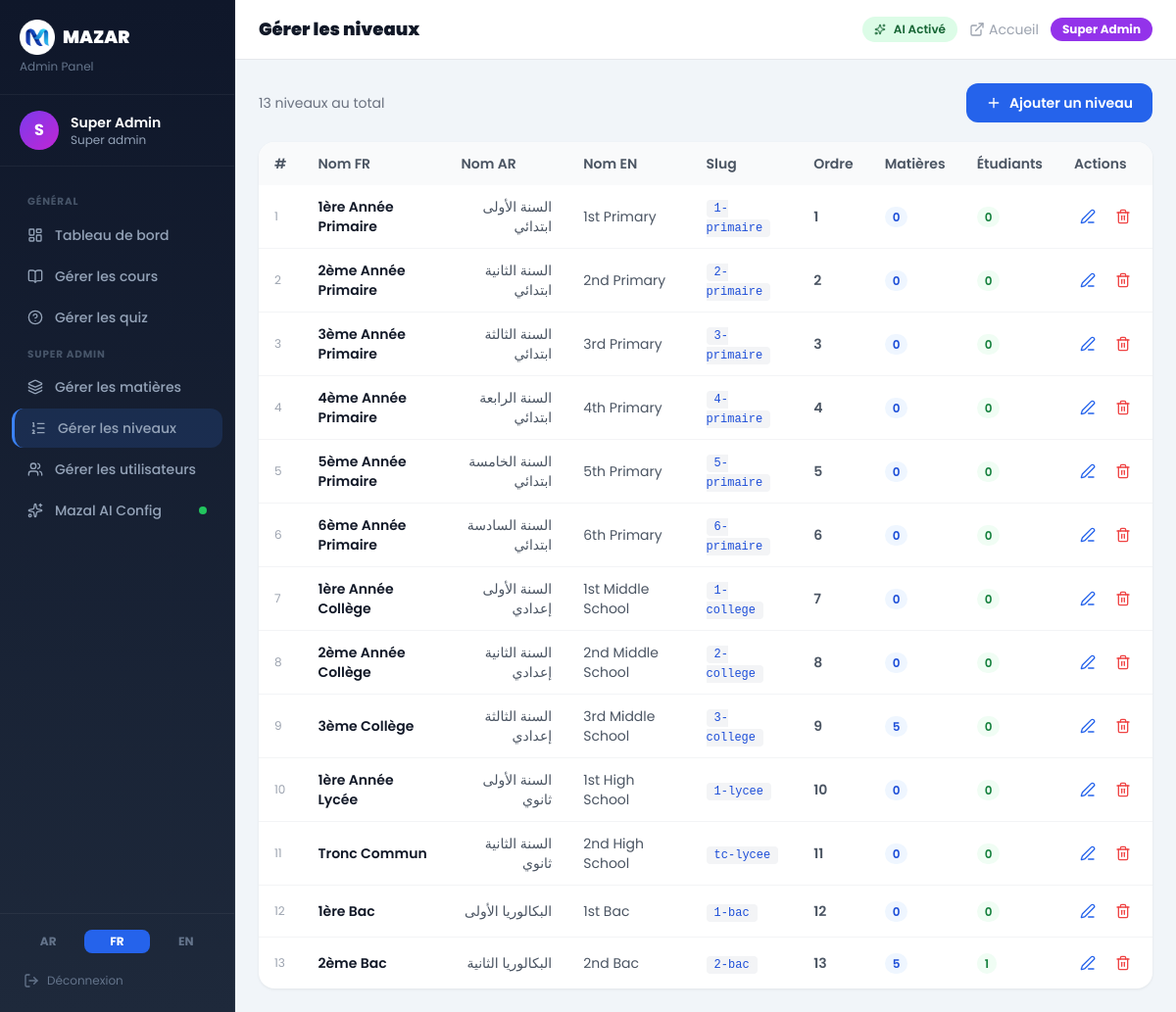
/admin/manage_levels.php (signed in), run on the app's committed database.
### tables this page shows
CREATE TABLE `ai_config` (
  `id`            INT UNSIGNED      NOT NULL DEFAULT 1,
  `provider`      VARCHAR(50)       NOT NULL DEFAULT 'groq',
  `model`         VARCHAR(100)      NOT NULL DEFAULT 'llama-3.3-70b-versatile',
  `api_key`       TEXT              DEFAULT NULL,
  `custom_url`    VARCHAR(500)      DEFAULT NULL,
  `system_prompt` TEXT              DEFAULT NULL,
  `enabled`       TINYINT(1)        NOT NULL DEFAULT 1,
  `temperature`   DECIMAL(3,2)      NOT NULL DEFAULT 0.70,
  `max_tokens`    INT UNSIGNED      NOT NULL DEFAULT 1000,
  `updated_at`    DATETIME          NOT NULL DEFAULT CURRENT_TIMESTAMP ON UPDATE CURRENT_TIMESTAMP,
  `updated_by`    INT UNSIGNED      DEFAULT NULL,
  PRIMARY KEY (`id`),
  CONSTRAINT `chk_ai_config_id` CHECK (`id` = 1)
);

CREATE TABLE `levels` (
  `id`        INT UNSIGNED NOT NULL AUTO_INCREMENT,
  `name_ar`   VARCHAR(100) NOT NULL,
  `name_fr`   VARCHAR(100) NOT NULL,
  `name_en`   VARCHAR(100) NOT NULL,
  `slug`      VARCHAR(60)  NOT NULL,
  `order_num` TINYINT      NOT NULL DEFAULT 0,
  PRIMARY KEY (`id`),
  UNIQUE KEY `slug` (`slug`)
);

### includes/functions.php (called while the page is built, shortened)
<?php
function getCurrentLang(): string {
    return $_SESSION[SESS_LANG] ?? DEFAULT_LANG;
}
function getDirection(): string {
    return getCurrentLang() === 'ar' ? 'rtl' : 'ltr';
}
function loadTranslations(): array {
    static $trans = null;
    if ($trans === null) {
        $lang = getCurrentLang();
        $file = dirname(__DIR__) . '/lang/' . $lang . '.php';
        $trans = include $file;
    }
    return $trans;
}
function t(string $key, array $replace = []): string {
    $translations = loadTranslations();
    $text = $translations[$key] ?? $key;
    return $text;
}
function clean(string $str): string {
    return htmlspecialchars(trim($str), ENT_QUOTES | ENT_HTML5, 'UTF-8');
}
function getAIConfig(): array {
    static $config = null;
    if ($config === null) {
        $db = getDB();
        try {
            $stmt = $db->query("SELECT * FROM ai_config WHERE id = 1 LIMIT 1");
            $config = $stmt->fetch();
        } catch (Exception $e) {
            $config = [
                'provider' => AI_DEFAULT_PROVIDER,
                'model' => AI_DEFAULT_MODEL,
                'api_key' => '',
                'system_prompt' => 'You are MAZAR AI, an educational assistant for Moroccan students.',
                'enabled' => 1,
                'temperature' => 0.7,
                'max_tokens' => 1000
            ];
        }
    }
    return $config;
}

### includes/permissions.php (called while the page is built, shortened)
<?php
function isSuperAdmin(): bool {
    return ($_SESSION[SESS_ROLE] ?? '') === 'super_admin';
}

### admin/manage_levels.php (the view, shortened to what this page needs)
<?php
require_once dirname(__DIR__) . '/includes/functions.php';
require_once dirname(__DIR__) . '/includes/permissions.php';
$db        = getDB();
$pageTitle = 'Gérer les niveaux';
$levels = $db->query(
    "SELECT l.*,
            (SELECT COUNT(*) FROM subjects s WHERE s.level_id=l.id) AS subject_count,
            (SELECT COUNT(*) FROM users u WHERE u.grade_level_id=l.id) AS student_count
     FROM levels l ORDER BY l.order_num ASC"
)->fetchAll();
require dirname(__DIR__) . '/admin/_layout.php';
?>
<div class="flex justify-between items-center mb-5">
  <p class="text-gray-500 text-sm"><?= count($levels) ?> niveaux au total</p>
  <button onclick="openAddModal()"
          class="flex items-center gap-2 bg-blue-600 hover:bg-blue-700 text-white font-semibold px-5 py-2.5 rounded-xl transition text-sm">
    <i data-lucide="plus" class="w-4 h-4"></i>
    Ajouter un niveau
  </button>
</div>
<div class="admin-card overflow-hidden">
  <div class="overflow-x-auto">
    <table class="dt-table w-full text-sm">
      <thead>
        <tr class="bg-gray-50 text-gray-600 text-left">
          <th class="px-4 py-3 font-semibold">#</th>
          <th class="px-4 py-3 font-semibold">Nom FR</th>
          <th class="px-4 py-3 font-semibold">Nom AR</th>
          <th class="px-4 py-3 font-semibold">Nom EN</th>
          <th class="px-4 py-3 font-semibold">Slug</th>
          <th class="px-4 py-3 font-semibold">Ordre</th>
          <th class="px-4 py-3 font-semibold">Matières</th>
          <th class="px-4 py-3 font-semibold">Étudiants</th>
          <th class="px-4 py-3 font-semibold">Actions</th>
        </tr>
      </thead>
      <tbody class="divide-y divide-gray-100">
        <?php foreach($levels as $level): ?>
        <tr class="hover:bg-gray-50 transition">
          <td class="px-4 py-3 text-gray-400 text-xs"><?= $level['id'] ?></td>
          <td class="px-4 py-3 font-semibold text-gray-900"><?= htmlspecialchars($level['name_fr']) ?></td>
          <td class="px-4 py-3 text-gray-600" dir="rtl"><?= htmlspecialchars($level['name_ar']) ?></td>
          <td class="px-4 py-3 text-gray-600"><?= htmlspecialchars($level['name_en']) ?></td>
          <td class="px-4 py-3"><code class="bg-gray-100 px-2 py-0.5 rounded text-xs text-blue-700"><?= htmlspecialchars($level['slug']) ?></code></td>
          <td class="px-4 py-3 text-gray-600 font-semibold"><?= $level['order_num'] ?></td>
          <td class="px-4 py-3"><span class="bg-blue-50 text-blue-700 text-xs font-semibold px-2 py-0.5 rounded-full"><?= $level['subject_count'] ?></span></td>
          <td class="px-4 py-3"><span class="bg-green-50 text-green-700 text-xs font-semibold px-2 py-0.5 rounded-full"><?= $level['student_count'] ?></span></td>
          <td class="px-4 py-3">
            <div class="flex gap-2">
              <button onclick='openEditModal(<?= json_encode($level) ?>)'
                      class="text-blue-600 hover:bg-blue-50 p-1.5 rounded-lg transition">
                <i data-lucide="edit-3" class="w-4 h-4"></i>
              </button>
              <form method="POST" onsubmit="return confirm('Supprimer ce niveau ? Toutes ses matières et cours seront supprimés.')">
                <button type="submit" class="text-red-500 hover:bg-red-50 p-1.5 rounded-lg transition">
                  <i data-lucide="trash-2" class="w-4 h-4"></i>
                </button>
              </form>
            </div>
          </td>
        </tr>
        <?php endforeach; ?>
      </tbody>
    </table>
  </div>
</div>
<?php require dirname(__DIR__) . '/admin/_layout_end.php'; ?>

### admin/_layout.php (shortened to what this page needs)
<?php
$lang = getCurrentLang();
$dir  = getDirection();
if (defined('SESS_UNAME') && isset($_SESSION[SESS_UNAME])) {
    $adminName = $_SESSION[SESS_UNAME];
} elseif (defined('SESS_USERNAME') && isset($_SESSION[SESS_USERNAME])) {
    $adminName = $_SESSION[SESS_USERNAME];
} elseif (isset($_SESSION['username'])) {
    $adminName = $_SESSION['username'];
} elseif (isset($_SESSION['full_name'])) {
    $adminName = $_SESSION['full_name'];
} else {
    $adminName = 'Admin';
}
$role = '';
if (defined('SESS_ROLE') && isset($_SESSION[SESS_ROLE])) {
    $role = $_SESSION[SESS_ROLE];
} elseif (isset($_SESSION['role'])) {
    $role = $_SESSION['role'];
}
$aiConfig = getAIConfig();
$aiEnabled = $aiConfig['enabled'] ?? true;
?>
<!DOCTYPE html>
<html lang="<?= $lang ?>" dir="<?= $dir ?>">
<head>
  <script src="https://cdn.tailwindcss.com"></script>
  <link rel="stylesheet" href="https://cdnjs.cloudflare.com/ajax/libs/datatables/1.10.21/css/dataTables.bootstrap5.min.css">
</head>
<body class="flex h-screen overflow-hidden">
<aside class="admin-sidebar sidebar-desktop w-60 flex-shrink-0 flex flex-col h-full overflow-y-auto hidden md:flex">
  <div class="px-5 py-5 border-b border-white/5">
    <a href="../index.php" class="flex items-center gap-2">
      <img src="../assets/images/mazar.avif" alt="MAZAR" class="w-9 h-9 rounded-xl object-contain">
      <span class="text-white font-black text-lg"><?= t('site_name') ?></span>
    </a>
    <div class="mt-1 text-xs text-slate-500">Admin Panel</div>
  </div>
  <div class="px-5 py-4 border-b border-white/5">
    <div class="flex items-center gap-3">
      <?php
        if ($role === 'super_admin') {
            $badgeClass = 'badge-role-super';
        } elseif ($role === 'admin') {
            $badgeClass = 'badge-role-admin';
        } else {
            $badgeClass = 'badge-role-staff';
        }
      ?>
      <div class="w-10 h-10 <?= $badgeClass ?> rounded-full flex items-center justify-center text-white font-bold flex-shrink-0">
        <?= mb_strtoupper(mb_substr($adminName, 0, 1)) ?>
      </div>
      <div class="min-w-0">
        <div class="text-white font-semibold text-sm truncate"><?= clean($adminName) ?></div>
        <div class="text-slate-400 text-xs"><?= ucfirst(str_replace('_', ' ', $role)) ?></div>
      </div>
    </div>
  </div>
  <nav class="px-3 py-3 flex-1 space-y-0.5">
    <?php
    $current = basename($_SERVER['PHP_SELF']);
    $alwaysNav = array(
      array('dashboard.php',      'layout-dashboard', t('dashboard')),
      array('manage_lessons.php', 'book-open',        t('manage_lessons')),
      array('manage_quizzes.php', 'help-circle',      t('manage_quizzes')),
    );
    $superNav = array(
      array('manage_subjects.php', 'layers',        t('manage_subjects')),
      array('manage_levels.php',   'list-ordered',  t('manage_levels')),
      array('manage_users.php',    'users',         t('manage_users')),
      array('ai_config.php',       'sparkles',      'Mazal AI Config'),
    );
    ?>
    <div class="nav-section"><?= t('general') ?></div>
    <?php foreach($alwaysNav as $navItem): ?>
    <?php $href = $navItem[0]; $icon = $navItem[1]; $label = $navItem[2]; ?>
    <a href="<?= $href ?>"
       class="nav-item flex items-center gap-3 px-4 py-2.5 rounded-xl text-slate-400 text-sm font-medium cursor-pointer <?= $current===$href ? 'active-nav text-blue-400' : '' ?>">
      <i data-lucide="<?= $icon ?>" class="w-4 h-4 flex-shrink-0"></i>
      <?= $label ?>
    </a>
    <?php endforeach; ?>
    <?php if(isSuperAdmin()): ?>
    <div class="nav-section mt-3">Super Admin</div>
    <?php foreach($superNav as $navItem): ?>
    <?php $href = $navItem[0]; $icon = $navItem[1]; $label = $navItem[2]; ?>
    <a href="<?= $href ?>"
       class="nav-item flex items-center gap-3 px-4 py-2.5 rounded-xl text-slate-400 text-sm font-medium cursor-pointer <?= $current===$href ? 'active-nav text-blue-400' : '' ?>">
      <i data-lucide="<?= $icon ?>" class="w-4 h-4 flex-shrink-0"></i>
      <?= $label ?>
      <?php if($href === 'ai_config.php'): ?>
      <span class="ml-auto w-2 h-2 rounded-full <?= $aiEnabled ? 'bg-green-500' : 'bg-red-500' ?>"></span>
      <?php endif; ?>
    </a>
    <?php endforeach; ?>
    <?php endif; ?>
  </nav>
  <div class="px-4 py-4 border-t border-white/5 space-y-3">
    <div class="flex gap-1">
      <?php foreach(array('ar','fr','en') as $l): ?>
      <a href="?lang=<?= $l ?>"
         class="flex-1 text-center py-1 rounded-lg text-xs font-bold transition <?= $lang===$l ? 'bg-blue-600 text-white' : 'text-slate-500 hover:bg-white/5' ?>">
        <?= strtoupper($l) ?>
      </a>
      <?php endforeach; ?>
    </div>
    <a href="../logout.php"
       class="flex items-center gap-2 text-slate-500 hover:text-white text-xs px-2 py-2 rounded-xl hover:bg-white/5 transition">
      <i data-lucide="log-out" class="w-4 h-4"></i>
      <?= t('logout') ?>
    </a>
  </div>
</aside>
<div class="flex-1 admin-content flex flex-col overflow-hidden">
  <header class="bg-white border-b border-gray-200 px-4 md:px-6 py-4 flex items-center justify-between flex-shrink-0">
    <div class="flex items-center gap-3">
      <h1 class="font-black text-gray-900 text-base md:text-lg"><?= clean(isset($pageTitle) ? $pageTitle : '') ?></h1>
    </div>
    <div class="flex items-center gap-2 md:gap-3">
      <?php if(isSuperAdmin()): ?>
      <a href="ai_config.php" class="hidden sm:flex ai-status <?= $aiEnabled ? 'enabled' : 'disabled' ?>">
        <i data-lucide="sparkles" class="w-3 h-3"></i>
        AI <?= $aiEnabled ? t('enabled') : t('disabled') ?>
      </a>
      <?php endif; ?>
      <a href="../index.php" target="_blank"
         class="text-gray-400 hover:text-blue-600 text-sm flex items-center gap-1 transition">
        <i data-lucide="external-link" class="w-4 h-4"></i>
        <span class="hidden sm:inline"><?= t('home') ?></span>
      </a>
      <?php
        if ($role === 'super_admin') {
            $roleLabel = ' Super Admin';
            $roleBg    = 'bg-purple-600';
        } elseif ($role === 'admin') {
            $roleLabel = ' Admin';
            $roleBg    = 'bg-blue-700';
        } else {
            $roleLabel = ' Staff';
            $roleBg    = 'bg-cyan-700';
        }
      ?>
      <div class="<?= $roleBg ?> text-white text-xs font-bold px-2 md:px-3 py-1 rounded-full"><?= $roleLabel ?></div>
    </div>
  </header>
  <main class="flex-1 overflow-y-auto p-4 md:p-6">

### admin/_layout_end.php (shortened to what this page needs)
  </main>
</div>
</body>
</html>

### data on the page
levels: id "1", name_fr "1ère Année Primaire", name_ar "السنة الأولى ابتدائي", name_en "1st Primary", slug "1-primaire", order_num "1", subject_count "0", student_count "0"
levels: id "2", name_fr "2ème Année Primaire", name_ar "السنة الثانية ابتدائي", name_en "2nd Primary", slug "2-primaire", order_num "2", subject_count "0", student_count "0"
levels: id "3", name_fr "3ème Année Primaire", name_ar "السنة الثالثة ابتدائي", name_en "3rd Primary", slug "3-primaire", order_num "3", subject_count "0", student_count "0"
levels: id "4", name_fr "4ème Année Primaire", name_ar "السنة الرابعة ابتدائي", name_en "4th Primary", slug "4-primaire", order_num "4", subject_count "0", student_count "0"
levels: id "5", name_fr "5ème Année Primaire", name_ar "السنة الخامسة ابتدائي", name_en "5th Primary", slug "5-primaire", order_num "5", subject_count "0", student_count "0"
levels: id "6", name_fr "6ème Année Primaire", name_ar "السنة السادسة ابتدائي", name_en "6th Primary", slug "6-primaire", order_num "6", subject_count "0", student_count "0"
levels: id "7", name_fr "1ère Année Collège", name_ar "السنة الأولى إعدادي", name_en "1st Middle School", slug "1-college", order_num "7", subject_count "0", student_count "0"
levels: id "8", name_fr "2ème Année Collège", name_ar "السنة الثانية إعدادي", name_en "2nd Middle School", slug "2-college", order_num "8", subject_count "0", student_count "0"
levels: id "9", name_fr "3ème Collège", name_ar "السنة الثالثة إعدادي", name_en "3rd Middle School", slug "3-college", order_num "9", subject_count "5", student_count "0"
levels: id "10", name_fr "1ère Année Lycée", name_ar "السنة الأولى ثانوي", name_en "1st High School", slug "1-lycee", order_num "10", subject_count "0", student_count "0"
levels: id "11", name_fr "Tronc Commun", name_ar "السنة الثانية ثانوي", name_en "2nd High School", slug "tc-lycee", order_num "11", subject_count "0", student_count "0"
levels: id "12", name_fr "1ère Bac", name_ar "البكالوريا الأولى", name_en "1st Bac", slug "1-bac", order_num "12", subject_count "0", student_count "0"
levels: id "13", name_fr "2ème Bac", name_ar "البكالوريا الثانية", name_en "2nd Bac", slug "2-bac", order_num "13", subject_count "5", student_count "1"

### other printed values
t('site_name') "MAZAR"
mb_strtoupper(mb_substr($adminName, 0, 1)) "S"
$adminName "Super Admin"
str_replace('_', ' ', $role) "Super admin"
t('general') "GÉNÉRAL"
$label "Tableau de bord"
$label "Gérer les cours"
$label "Gérer les quiz"
$label "Gérer les matières"
$label "Gérer les niveaux"
$label "Gérer les utilisateurs"
$label "Mazal AI Config"
$l "AR"
$l "FR"
$l "EN"
